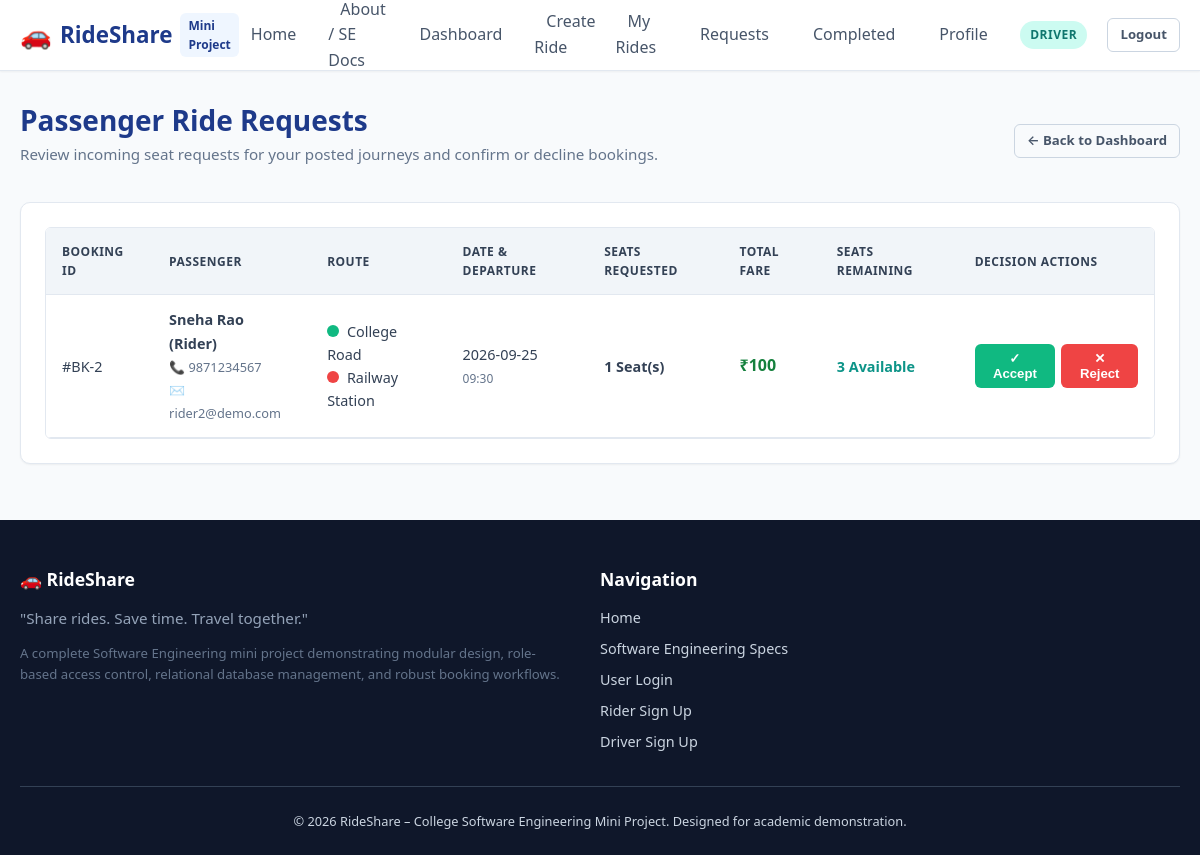
The app's page /driver/requests (signed in) with its own data.
### tables this page shows
CREATE TABLE users (
    id INTEGER PRIMARY KEY AUTOINCREMENT,
    name TEXT NOT NULL,
    email TEXT NOT NULL UNIQUE,
    phone TEXT NOT NULL,
    password_hash TEXT NOT NULL,
    role TEXT NOT NULL CHECK(role IN ('rider', 'driver', 'admin')),
    status TEXT NOT NULL DEFAULT 'active' CHECK(status IN ('active', 'inactive')),
    created_at TIMESTAMP DEFAULT CURRENT_TIMESTAMP
);

CREATE TABLE bookings (
    id INTEGER PRIMARY KEY AUTOINCREMENT,
    ride_id INTEGER NOT NULL,
    rider_id INTEGER NOT NULL,
    seats_requested INTEGER NOT NULL CHECK(seats_requested > 0),
    total_fare REAL NOT NULL CHECK(total_fare >= 0),
    status TEXT NOT NULL DEFAULT 'Pending' CHECK(status IN ('Pending', 'Accepted', 'Rejected', 'Cancelled', 'Completed')),
    booking_date TIMESTAMP DEFAULT CURRENT_TIMESTAMP,
    FOREIGN KEY (ride_id) REFERENCES rides(id) ON DELETE CASCADE,
    FOREIGN KEY (rider_id) REFERENCES users(id) ON DELETE CASCADE
);

CREATE TABLE rides (
    id INTEGER PRIMARY KEY AUTOINCREMENT,
    driver_id INTEGER NOT NULL,
    pickup_location TEXT NOT NULL,
    destination TEXT NOT NULL,
    ride_date TEXT NOT NULL,
    departure_time TEXT NOT NULL,
    available_seats INTEGER NOT NULL CHECK(available_seats >= 0),
    vehicle_type TEXT NOT NULL,
    fare_per_passenger REAL NOT NULL CHECK(fare_per_passenger >= 0),
    status TEXT NOT NULL DEFAULT 'Available' CHECK(status IN ('Available', 'Full', 'Ongoing', 'Completed', 'Cancelled')),
    created_at TIMESTAMP DEFAULT CURRENT_TIMESTAMP,
    FOREIGN KEY (driver_id) REFERENCES drivers(id) ON DELETE CASCADE
);

### routes/driver_routes.py (the view)
@driver_bp.route('/requests')
@role_required('driver')
def ride_requests():
    driver = get_current_driver()
    requests_list = Booking.get_requests_for_driver(driver['id'], status='Pending')
    return render_template('driver/ride_requests.html', requests=requests_list)

### database/db.py (called while the page is built)
def get_db():
    if 'db' not in g:
        db_path = current_app.config.get('DATABASE_PATH')
        os.makedirs(os.path.dirname(db_path), exist_ok=True)
        g.db = sqlite3.connect(db_path)
        g.db.row_factory = sqlite3.Row
        g.db.execute("PRAGMA foreign_keys = ON;")
    return g.db

### models/booking.py (called while the page is built)
    @staticmethod
    def get_requests_for_driver(driver_id, status='Pending'):
        db = get_db()
        cursor = db.cursor()
        query = """
            SELECT b.*,
                   r.pickup_location, r.destination, r.ride_date, r.departure_time,
                   r.available_seats, r.status as ride_status,
                   u.name as rider_name, u.phone as rider_phone, u.email as rider_email
            FROM bookings b
            JOIN rides r ON b.ride_id = r.id
            JOIN users u ON b.rider_id = u.id
            WHERE r.driver_id = ?
        """
        params = [driver_id]
        if status:
            query += " AND b.status = ?"
            params.append(status)
        query += " ORDER BY b.booking_date DESC"
        cursor.execute(query, tuple(params))
        return cursor.fetchall()

### models/driver.py (called while the page is built)
    @staticmethod
    def find_by_user_id(user_id):
        db = get_db()
        cursor = db.cursor()
        cursor.execute("""
            SELECT d.*, u.name, u.email, u.phone, u.status as user_status
            FROM drivers d
            JOIN users u ON d.user_id = u.id
            WHERE d.user_id = ?
        """, (user_id,))
        return cursor.fetchone()

### routes/driver_routes.py (called while the page is built)
def get_current_driver():
    user_id = session.get('user_id')
    return Driver.find_by_user_id(user_id)

### templates/driver/ride_requests.html (shortened to what this page needs)
{% extends "base.html" %}
{% block content %}
<div class="card-header" style="border: none; padding: 0; margin-bottom: 1.5rem;">
    <div>
        <h2 style="color: var(--primary); margin: 0;">Passenger Ride Requests</h2>
        <p style="color: var(--gray-600); font-size: 0.95rem; margin-top: 0.25rem;">
            Review incoming seat requests for your posted journeys and confirm or decline bookings.
        </p>
    </div>
    <a href="{{ url_for('driver.dashboard') }}" class="btn btn-outline btn-sm">← Back to Dashboard</a>
</div>
{% if requests %}
    <div class="card">
        <div class="table-responsive">
            <table class="table">
                <thead>
                    <tr>
                        <th>Booking ID</th>
                        <th>Passenger</th>
                        <th>Route</th>
                        <th>Date & Departure</th>
                        <th>Seats Requested</th>
                        <th>Total Fare</th>
                        <th>Seats Remaining</th>
                        <th>Decision Actions</th>
                    </tr>
                </thead>
                <tbody>
                    {% for req in requests %}
                        <tr>
                            <td>#BK-{{ req['id'] }}</td>
                            <td>
                                <strong>{{ req['rider_name'] }}</strong><br>
                                <span style="font-size: 0.8rem; color: var(--gray-600);">
                                    📞 {{ req['rider_phone'] }}<br>
                                    ✉️ {{ req['rider_email'] }}
                                </span>
                            </td>
                            <td>
                                <div><span class="route-dot pickup" style="display:inline-block; margin-right:4px;"></span> {{ req['pickup_location'] }}</div>
                                <div><span class="route-dot destination" style="display:inline-block; margin-right:4px;"></span> {{ req['destination'] }}</div>
                            </td>
                            <td>
                                {{ req['ride_date'] }}<br>
                                <small style="color: var(--gray-600);">{{ req['departure_time'] }}</small>
                            </td>
                            <td>
                                <strong>{{ req['seats_requested'] }} Seat(s)</strong>
                            </td>
                            <td>
                                <strong style="color: #15803d; font-size: 1rem;">₹{{ "%.0f"|format(req['total_fare']) }}</strong>
                            </td>
                            <td>
                                <span style="font-weight: 600; color: var(--secondary);">{{ req['available_seats'] }} Available</span>
                            </td>
                            <td>
                                <div style="display: flex; gap: 0.4rem;">
                                    <form action="{{ url_for('driver.accept_request', booking_id=req['id']) }}" method="POST" onsubmit="return confirm('Accept this booking? Seats will be reserved and rider notified.');">
                                        <button type="submit" class="btn btn-success btn-sm">✓ Accept</button>
                                    </form>
                                    <form action="{{ url_for('driver.reject_request', booking_id=req['id']) }}" method="POST" onsubmit="return confirm('Reject this booking?');">
                                        <button type="submit" class="btn btn-danger btn-sm">✕ Reject</button>
                                    </form>
                                </div>
                            </td>
                        </tr>
                    {% endfor %}
                </tbody>
            </table>
        </div>
    </div>
{% endif %}
{% endblock %}

### templates/base.html (shortened to what this page needs)
<!DOCTYPE html>
<html lang="en">
<head>
    <link rel="stylesheet" href="{{ url_for('static', filename='css/style.css') }}">
    <link rel="stylesheet" href="https://unpkg.com/leaflet@1.9.4/dist/leaflet.css" />
</head>
<body>
    <header class="site-header">
        <div class="container">
            <nav class="navbar">
                <a href="{{ url_for('main.index') }}" class="brand-logo">
                    <span class="logo-icon">🚗</span>
                    <span>RideShare</span>
                    <span class="brand-badge">Mini Project</span>
                </a>
                <ul class="nav-links" id="navLinks">
                    <li><a href="{{ url_for('main.index') }}" class="nav-link">Home</a></li>
                    <li><a href="{{ url_for('main.about') }}" class="nav-link">About / SE Docs</a></li>
                    {% if session.get('user_id') %}
                        {% if session.get('role') == 'rider' %}
                            <li><a href="{{ url_for('rider.dashboard') }}" class="nav-link">Dashboard</a></li>
                            <li><a href="{{ url_for('rider.search') }}" class="nav-link">Find Ride</a></li>
                            <li><a href="{{ url_for('rider.my_bookings') }}" class="nav-link">My Bookings</a></li>
                            <li><a href="{{ url_for('rider.ride_history') }}" class="nav-link">History</a></li>
                            <li><a href="{{ url_for('main.profile') }}" class="nav-link">Profile</a></li>
                        {% elif session.get('role') == 'driver' %}
                            <li><a href="{{ url_for('driver.dashboard') }}" class="nav-link">Dashboard</a></li>
                            <li><a href="{{ url_for('driver.create_ride') }}" class="nav-link">Create Ride</a></li>
                            <li><a href="{{ url_for('driver.my_rides') }}" class="nav-link">My Rides</a></li>
                            <li><a href="{{ url_for('driver.ride_requests') }}" class="nav-link">Requests</a></li>
                            <li><a href="{{ url_for('driver.completed_rides') }}" class="nav-link">Completed</a></li>
                            <li><a href="{{ url_for('main.profile') }}" class="nav-link">Profile</a></li>
                        {% endif %}
                        <li>
                            <span class="role-badge {{ session.get('role') }}">
                                {{ session.get('role') }}
                            </span>
                        </li>
                        <li>
                            <a href="{{ url_for('auth.logout') }}" class="btn btn-outline btn-sm">Logout</a>
                        </li>
                    {% endif %}
                </ul>
            </nav>
        </div>
    </header>
    <main class="main-content">
        <div class="container">
            {% block content %}{% endblock %}
        </div>
    </main>
    <footer class="site-footer">
        <div class="container">
            <div class="footer-grid">
                <div>
                    <h3 class="footer-title">🚗 RideShare</h3>
                    <p style="color: #94a3b8; font-size: 0.95rem;">
                        "Share rides. Save time. Travel together."
                    </p>
                    <p style="color: #64748b; font-size: 0.825rem; margin-top: 0.5rem;">
                        A complete Software Engineering mini project demonstrating modular design, role-based access control, relational database management, and robust booking workflows.
                    </p>
                </div>
                <div>
                    <h4 class="footer-title">Navigation</h4>
                    <ul class="footer-links">
                        <li><a href="{{ url_for('main.index') }}">Home</a></li>
                        <li><a href="{{ url_for('main.about') }}">Software Engineering Specs</a></li>
                        <li><a href="{{ url_for('auth.login') }}">User Login</a></li>
                        <li><a href="{{ url_for('auth.register_rider') }}">Rider Sign Up</a></li>
                        <li><a href="{{ url_for('auth.register_driver') }}">Driver Sign Up</a></li>
                    </ul>
                </div>
            </div>
            <div class="footer-bottom">
                &copy; 2026 RideShare – College Software Engineering Mini Project. Designed for academic demonstration.
            </div>
        </div>
    </footer>
</body>
</html>

### records on screen
users: get "DRIVER"
bookings: id "2", rider_name "Sneha Rao (Rider)", rider_phone "9871234567", rider_email "rider2@demo.com", pickup_location "College Road", destination "Railway Station", ride_date "2026-09-25", departure_time "09:30", seats_requested "1", total_fare "100", available_seats "3"
